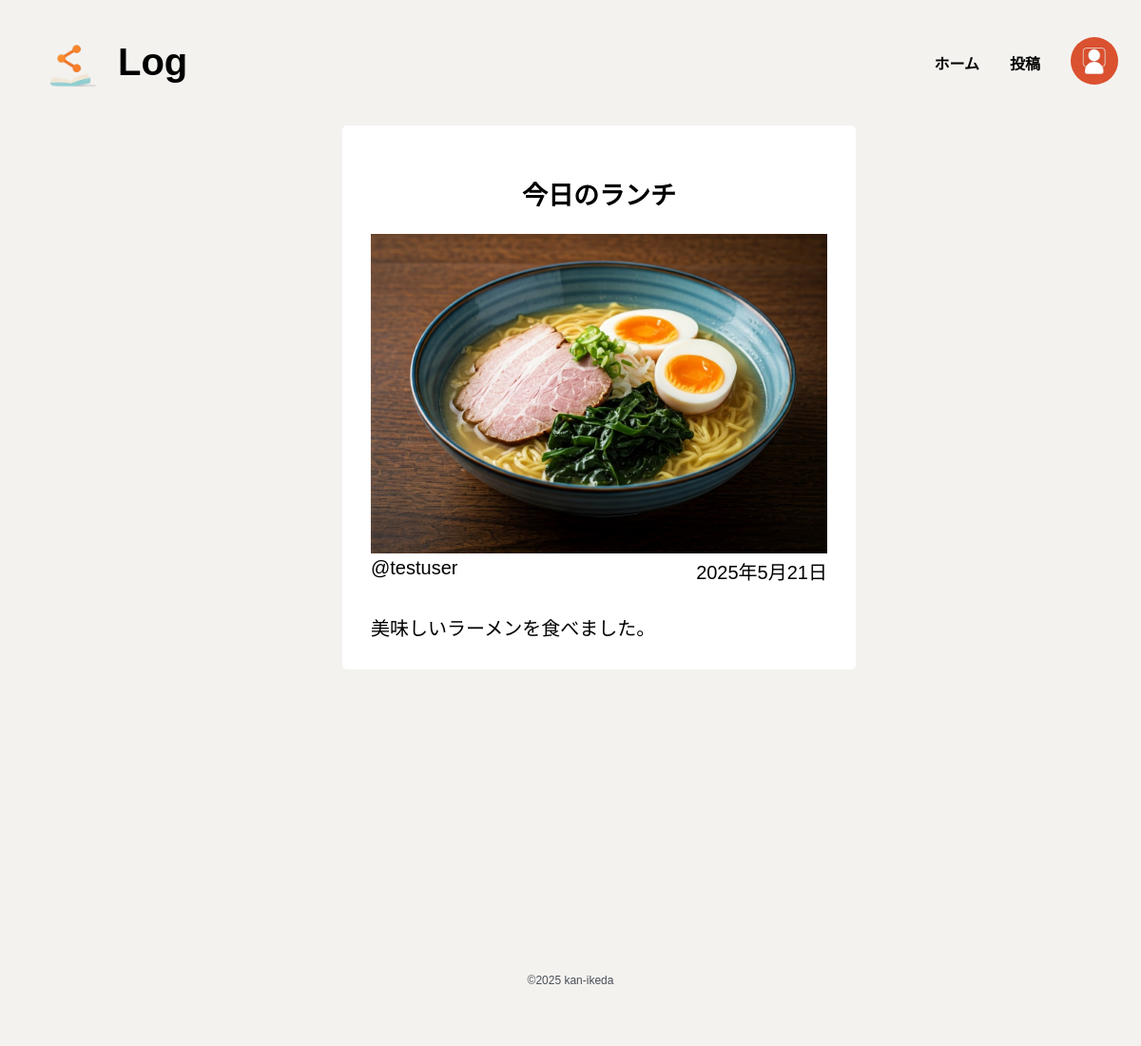
Screenshot of /3/ with the database file from the repository.
### mylog/models.py (models this page shows, shortened)
class Log(models.Model):
    title = models.CharField('タイトル', max_length=100)
    image = models.ImageField('画像', upload_to='logs/', blank=True, null=True)
    date = models.DateField('日付', auto_now_add=True)
    author = models.ForeignKey(User, on_delete=models.CASCADE, verbose_name='作者')
    content = models.TextField('内容', blank=True, null=True)
    tags = models.ManyToManyField(Tag, related_name='タグ')
    datetime = models.DateTimeField(auto_now_add=True)
    is_public = models.BooleanField(default=True)

### mylog/views.py (the view)
# urls.py: path('<int:pk>/', views.LogDetailView.as_view(), name='log_detail'), # 日記詳細
class LogDetailView(DetailView):
    model = Log
    template_name = 'mylog/log_detail.html'
    context_object_name = 'log'

### templates/mylog/log_detail.html (shortened to what this page needs)
{% extends 'base.html' %}
{% load static %}
{% block extra_css %}
    <link rel="stylesheet" type="text/css" href="{% static 'css/log_detail.css' %}">
{% endblock %}
{% block content %}
<div class="body">
    <div class="detail">
        <div class="title bg-w"><h2 class="bg-w">{{ log.title }}</h2></div>
        <div class="log_img bg-w">
            {% if log.image %}
                <img src="{{ log.image.url }}" alt="投稿画像" class="bg-w">
            {% else %}
                <img src="{% static 'images/NoImage.jpg' %}" alt="画像なし" class="bg-w">
            {% endif %}
        </div>
        <div class="word bg-w">
            <div class="author bg-w">@{{ log.author.username }}</div>
            <div class="date bg-w">{{ log.date }}</div>
        </div>
        <div class="content bg-w">{{ log.content }}</div>
    </div>
</div>
{% endblock %}

### static/css/base.css (style rules this page uses)
* { background-color: #F4F2EF; color: black; text-align: center; }
body { font-family: sans-serif; margin: 0; }
img { width: 100px; height: 100px; }
.bg-w { background-color: #fff; }

### static/css/log_detail.css (style rules this page uses)
.body { width: 40%; margin: 0 auto; }
.detail h2 { font-size: 27px; }
.detail { width: 100%; display: flex; flex-direction: column; background-color: #fff; padding: 30px; border-radius: 5px; }
.log_img img { width: 100%; height: auto; }
.word { display: flex; justify-content: space-between; font-size: 20px; }
.content { margin-top: 30px; font-size: 20px; text-align: left; }

### rows the page displays
Log: title "今日のランチ", image (picture), author.username "testuser", date "2025年5月21日", content "美味しいラーメンを食べました。"
